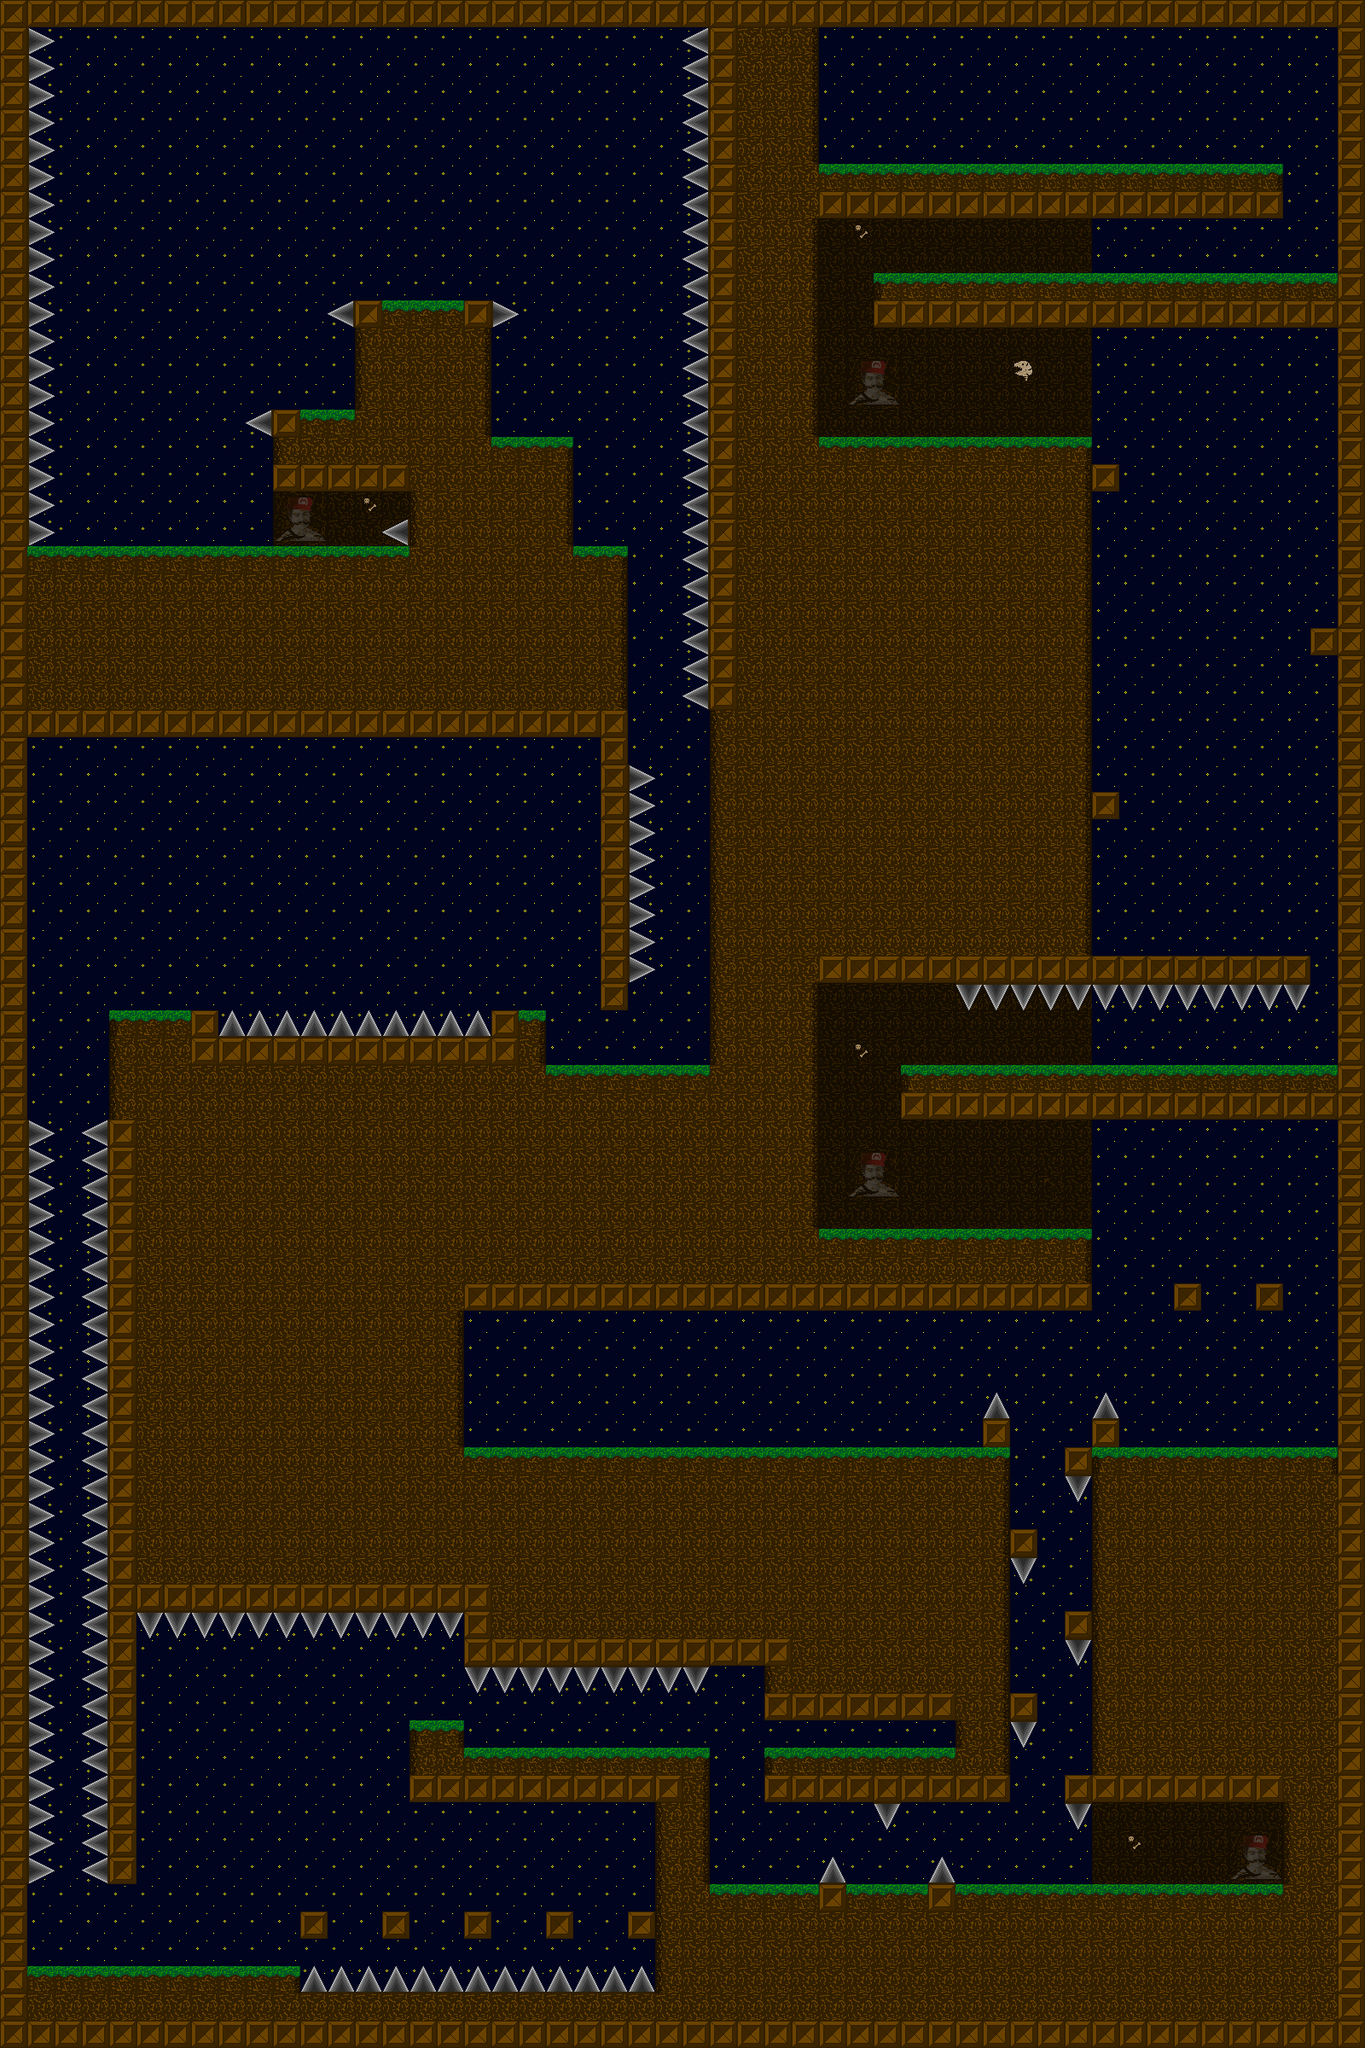

This is a level from a 2D game, rendered from its Tiled map with the project's own tilesets. A one-line summary and the map file follow, with tile-layer data summarised:
An orthogonal 50x75 tile map with 32x32 px tiles, 1 tile layer (Tile Layer 1) and 26 objects (4x MultiLauncher, 4x Checkpoint, 2x GhostLauncher, Launcher, Goal).

<map version="1.0" orientation="orthogonal" renderorder="right-down" width="50" height="75" tilewidth="32" tileheight="32" nextobjectid="18">
 <tileset firstgid="1" name="tileset" tilewidth="32" tileheight="32" tilecount="28">
  <image source="tiles/tileset.png" width="128" height="224" />
  <tile id="1">
   <properties>
    <property name="collidable" value="true" />
    <property name="rocketStopper" value="true" />
   </properties>
   <objectgroup draworder="index" />
  </tile>
  <tile id="2">
   <properties>
    <property name="collidable" value="true" />
    <property name="rocketStopper" value="true" />
   </properties>
   <objectgroup draworder="index">
    <object id="0" x="0" y="0" width="32" height="32" />
   </objectgroup>
  </tile>
  <tile id="3">
   <properties>
    <property name="collidable" value="true" />
    <property name="rocketStopper" value="true" />
   </properties>
   <objectgroup draworder="index">
    <object id="0" x="0" y="0" width="32" height="32" />
   </objectgroup>
  </tile>
  <tile id="4">
   <properties>
    <property name="collidable" value="true" />
    <property name="rocketStopper" value="true" />
   </properties>
   <objectgroup draworder="index">
    <object id="0" x="0" y="0" width="32" height="32" />
   </objectgroup>
  </tile>
  <tile id="5">
   <properties>
    <property name="collidable" value="true" />
    <property name="rocketStopper" value="true" />
   </properties>
   <objectgroup draworder="index">
    <object id="0" x="0" y="0" width="32" height="32" />
   </objectgroup>
  </tile>
  <tile id="6">
   <properties>
    <property name="collidable" value="true" />
    <property name="rocketStopper" value="true" />
   </properties>
   <objectgroup draworder="index">
    <object id="0" x="0" y="0" width="32" height="32" />
   </objectgroup>
  </tile>
  <tile id="7">
   <properties>
    <property name="collidable" value="true" />
    <property name="rocketStopper" value="true" />
   </properties>
   <objectgroup draworder="index">
    <object id="0" x="0" y="0" width="32" height="32" />
   </objectgroup>
  </tile>
  <tile id="8">
   <properties>
    <property name="collidable" value="true" />
    <property name="deadly" value="true" />
   </properties>
   <objectgroup draworder="index">
    <object id="0" x="10.1818" y="11.2727" width="11.6364" height="18.3636" />
   </objectgroup>
  </tile>
  <tile id="9">
   <properties>
    <property name="collidable" value="true" />
    <property name="deadly" value="true" />
   </properties>
   <objectgroup draworder="index">
    <object id="0" x="1.81818" y="8.72727" width="17.4545" height="14" />
   </objectgroup>
  </tile>
  <tile id="10">
   <properties>
    <property name="collidable" value="true" />
    <property name="deadly" value="true" />
   </properties>
   <objectgroup draworder="index">
    <object id="0" x="8" y="2.54545" width="14.7273" height="17.0909" />
   </objectgroup>
  </tile>
  <tile id="11">
   <properties>
    <property name="collidable" value="true" />
    <property name="deadly" value="true" />
   </properties>
   <objectgroup draworder="index">
    <object id="0" x="14.1818" y="8.36364" width="15.4545" height="14.9091" />
   </objectgroup>
  </tile>
  <tile id="16">
   <properties>
    <property name="deadly" value="true" />
   </properties>
   <objectgroup draworder="index">
    <object id="0" x="9.375" y="13.5" width="13.5" height="16.125" />
   </objectgroup>
  </tile>
  <tile id="17">
   <properties>
    <property name="deadly" value="true" />
   </properties>
   <objectgroup draworder="index">
    <object id="0" x="1.875" y="9.375" width="15.5" height="14.125" />
   </objectgroup>
  </tile>
  <tile id="18">
   <properties>
    <property name="deadly" value="true" />
   </properties>
   <objectgroup draworder="index">
    <object id="0" x="9" y="3.375" width="13.375" height="14.75" />
   </objectgroup>
  </tile>
  <tile id="19">
   <properties>
    <property name="deadly" value="true" />
   </properties>
   <objectgroup draworder="index">
    <object id="0" x="12.625" y="9.625" width="16.75" height="11.75" />
   </objectgroup>
  </tile>
 </tileset>
 <layer name="Tile Layer 1" width="50" height="75">
  <data>[3750 cells, 3750 non-empty, 22 distinct tile ids]</data>
 </layer>
 <objectgroup name="Object Layer 1">
  <object id="1" name="Launcher" x="1096" y="2032" width="24" height="15" rotation="-0.449181">
   <properties>
    <property name="rocketLauncher" value="true" />
   </properties>
  </object>
  <object id="2" name="MultiLauncher" x="104" y="1160" width="24" height="15">
   <properties>
    <property name="multi" value="true" />
    <property name="rocketLauncher" value="true" />
    <property name="shootRight" value="true" />
   </properties>
  </object>
  <object id="3" name="MultiLauncher" x="552" y="1600" width="24" height="15">
   <properties>
    <property name="multi" value="true" />
    <property name="rocketLauncher" value="true" />
    <property name="shootRight" value="true" />
   </properties>
  </object>
  <object id="4" name="GhostLauncher" x="736" y="2224" width="24" height="15">
   <properties>
    <property name="ghost" value="true" />
    <property name="rocketLauncher" value="true" />
   </properties>
  </object>
  <object id="5" name="MultiLauncher" x="160" y="2000" width="24" height="15">
   <properties>
    <property name="multi" value="true" />
    <property name="rocketLauncher" value="true" />
    <property name="shootRight" value="true" />
   </properties>
  </object>
  <object id="6" name="GhostLauncher" x="769.917" y="330.497" width="24" height="15">
   <properties>
    <property name="ghost" value="true" />
    <property name="rocketLauncher" value="true" />
   </properties>
  </object>
  <object id="7" name="MultiLauncher" x="736" y="2160" width="24" height="15">
   <properties>
    <property name="multi" value="true" />
    <property name="rocketLauncher" value="true" />
   </properties>
  </object>
  <object id="8" name="Goal" x="480" y="320" width="32" height="32">
   <properties>
    <property name="collidable" value="true" />
    <property name="goal" value="true" />
   </properties>
  </object>
  <object id="9" name="Checkpoint" x="710" y="1194" width="23" height="49">
   <properties>
    <property name="checkpoint" value="true" />
    <property name="collidable" value="true" />
   </properties>
  </object>
  <object id="12" name="Checkpoint" x="43" y="2223" width="72" height="25">
   <properties>
    <property name="checkpoint" value="true" />
    <property name="collidable" value="true" />
   </properties>
  </object>
  <object id="16" name="Checkpoint" x="1130" y="2129" width="35" height="74">
   <properties>
    <property name="checkpoint" value="true" />
    <property name="collidable" value="true" />
   </properties>
  </object>
  <object id="17" name="Checkpoint" x="1464" y="1060" width="114" height="51">
   <properties>
    <property name="checkpoint" value="true" />
    <property name="collidable" value="true" />
   </properties>
  </object>
 </objectgroup>
</map>
